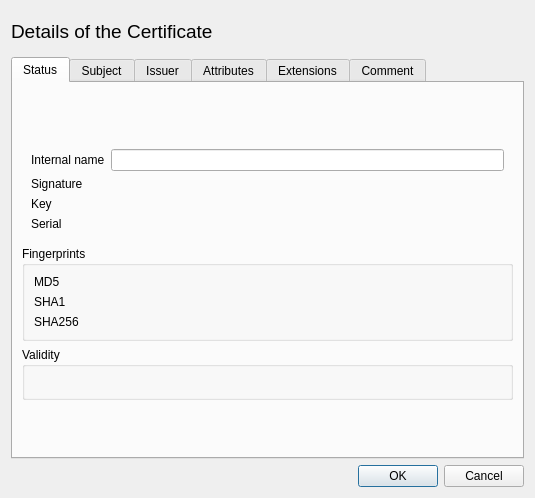
<?xml version="1.0" encoding="UTF-8"?>
<ui version="4.0">
 <class>CertDetail</class>
 <widget class="QDialog" name="CertDetail">
  <property name="geometry">
   <rect>
    <x>0</x>
    <y>0</y>
    <width>535</width>
    <height>498</height>
   </rect>
  </property>
  <layout class="QVBoxLayout" name="verticalLayout_2">
   <item>
    <layout class="QHBoxLayout">
     <item>
      <widget class="QLabel" name="headerLabel">
       <property name="font">
        <font>
         <family>Arial</family>
         <pointsize>14</pointsize>
         <weight>50</weight>
         <italic>false</italic>
         <bold>false</bold>
         <underline>false</underline>
         <strikeout>false</strikeout>
        </font>
       </property>
       <property name="text">
        <string>Details of the Certificate</string>
       </property>
      </widget>
     </item>
     <item>
      <spacer>
       <property name="orientation">
        <enum>Qt::Horizontal</enum>
       </property>
       <property name="sizeType">
        <enum>QSizePolicy::Expanding</enum>
       </property>
       <property name="sizeHint" stdset="0">
        <size>
         <width>20</width>
         <height>20</height>
        </size>
       </property>
      </spacer>
     </item>
     <item>
      <widget class="QLabel" name="image">
       <property name="minimumSize">
        <size>
         <width>95</width>
         <height>40</height>
        </size>
       </property>
       <property name="maximumSize">
        <size>
         <width>95</width>
         <height>40</height>
        </size>
       </property>
       <property name="scaledContents">
        <bool>true</bool>
       </property>
      </widget>
     </item>
    </layout>
   </item>
   <item>
    <widget class="QTabWidget" name="tabwidget">
     <property name="currentIndex">
      <number>0</number>
     </property>
     <widget class="QWidget" name="unnamed">
      <attribute name="title">
       <string>Status</string>
      </attribute>
      <layout class="QVBoxLayout" name="verticalLayout_4">
       <item>
        <spacer>
         <property name="orientation">
          <enum>Qt::Vertical</enum>
         </property>
         <property name="sizeType">
          <enum>QSizePolicy::Expanding</enum>
         </property>
         <property name="sizeHint" stdset="0">
          <size>
           <width>20</width>
           <height>20</height>
          </size>
         </property>
        </spacer>
       </item>
       <item>
        <widget class="QFrame" name="frame">
         <property name="frameShadow">
          <enum>QFrame::Sunken</enum>
         </property>
         <layout class="QGridLayout" name="gridLayout">
          <item row="0" column="0">
           <widget class="QLabel" name="TextLabel2">
            <property name="text">
             <string>Internal name</string>
            </property>
           </widget>
          </item>
          <item row="0" column="1">
           <widget class="QLineEdit" name="descr">
            <property name="toolTip">
             <string>The internal name of the certificate in the database</string>
            </property>
           </widget>
          </item>
          <item row="1" column="0">
           <widget class="QLabel" name="signedLabel">
            <property name="text">
             <string>Signature</string>
            </property>
           </widget>
          </item>
          <item row="1" column="1">
           <layout class="QHBoxLayout" name="horizontalLayout">
            <item>
             <widget class="ClickLabel" name="signature">
              <property name="text">
               <string/>
              </property>
             </widget>
            </item>
            <item>
             <widget class="CopyLabel" name="sigAlgo">
              <property name="text">
               <string/>
              </property>
             </widget>
            </item>
           </layout>
          </item>
          <item row="2" column="0">
           <widget class="QLabel" name="TextLabel6">
            <property name="text">
             <string>Key</string>
            </property>
           </widget>
          </item>
          <item row="2" column="1">
           <widget class="ClickLabel" name="privKey">
            <property name="text">
             <string/>
            </property>
           </widget>
          </item>
          <item row="3" column="0">
           <widget class="QLabel" name="serialLabel">
            <property name="sizePolicy">
             <sizepolicy hsizetype="Fixed" vsizetype="Minimum">
              <horstretch>0</horstretch>
              <verstretch>0</verstretch>
             </sizepolicy>
            </property>
            <property name="text">
             <string>Serial</string>
            </property>
           </widget>
          </item>
          <item row="3" column="1">
           <widget class="CopyLabel" name="serialNr">
            <property name="sizePolicy">
             <sizepolicy hsizetype="Preferred" vsizetype="Minimum">
              <horstretch>0</horstretch>
              <verstretch>0</verstretch>
             </sizepolicy>
            </property>
            <property name="toolTip">
             <string>The serial number of the certificate</string>
            </property>
            <property name="text">
             <string/>
            </property>
           </widget>
          </item>
         </layout>
        </widget>
       </item>
       <item>
        <widget class="QGroupBox" name="fingerprints">
         <property name="title">
          <string>Fingerprints</string>
         </property>
         <layout class="QGridLayout">
          <item row="0" column="0">
           <widget class="QLabel" name="TextLabel1_2">
            <property name="sizePolicy">
             <sizepolicy hsizetype="Minimum" vsizetype="Preferred">
              <horstretch>0</horstretch>
              <verstretch>0</verstretch>
             </sizepolicy>
            </property>
            <property name="text">
             <string>MD5</string>
            </property>
           </widget>
          </item>
          <item row="0" column="1">
           <widget class="CopyLabel" name="fpMD5">
            <property name="sizePolicy">
             <sizepolicy hsizetype="Expanding" vsizetype="Preferred">
              <horstretch>0</horstretch>
              <verstretch>0</verstretch>
             </sizepolicy>
            </property>
            <property name="toolTip">
             <string>An md5 hashsum of the certificate</string>
            </property>
           </widget>
          </item>
          <item row="1" column="0">
           <widget class="QLabel" name="TextLabel2_2">
            <property name="sizePolicy">
             <sizepolicy hsizetype="Minimum" vsizetype="Preferred">
              <horstretch>0</horstretch>
              <verstretch>0</verstretch>
             </sizepolicy>
            </property>
            <property name="text">
             <string>SHA1</string>
            </property>
           </widget>
          </item>
          <item row="1" column="1">
           <widget class="CopyLabel" name="fpSHA1">
            <property name="sizePolicy">
             <sizepolicy hsizetype="Expanding" vsizetype="Preferred">
              <horstretch>0</horstretch>
              <verstretch>0</verstretch>
             </sizepolicy>
            </property>
            <property name="toolTip">
             <string>A SHA-1 hashsum of the certificate</string>
            </property>
           </widget>
          </item>
          <item row="2" column="0">
           <widget class="QLabel" name="TextLabel2_3">
            <property name="sizePolicy">
             <sizepolicy hsizetype="Minimum" vsizetype="Preferred">
              <horstretch>0</horstretch>
              <verstretch>0</verstretch>
             </sizepolicy>
            </property>
            <property name="text">
             <string>SHA256</string>
            </property>
           </widget>
          </item>
          <item row="2" column="1">
           <widget class="CopyLabel" name="fpSHA256">
            <property name="sizePolicy">
             <sizepolicy hsizetype="Expanding" vsizetype="Preferred">
              <horstretch>0</horstretch>
              <verstretch>0</verstretch>
             </sizepolicy>
            </property>
            <property name="toolTip">
             <string>A SHA-256 hashsum of the certificate</string>
            </property>
           </widget>
          </item>
         </layout>
        </widget>
       </item>
       <item>
        <widget class="QGroupBox" name="validity">
         <property name="title">
          <string>Validity</string>
         </property>
         <layout class="QHBoxLayout">
          <property name="margin">
           <number>8</number>
          </property>
          <item>
           <widget class="CopyLabel" name="notBefore">
            <property name="toolTip">
             <string>The time since the certificate is valid</string>
            </property>
           </widget>
          </item>
          <item>
           <widget class="CopyLabel" name="notAfter">
            <property name="toolTip">
             <string>The time until the certificate is valid</string>
            </property>
           </widget>
          </item>
          <item>
           <widget class="ClickLabel" name="dateValid">
            <property name="text">
             <string/>
            </property>
           </widget>
          </item>
         </layout>
        </widget>
       </item>
       <item>
        <spacer>
         <property name="orientation">
          <enum>Qt::Vertical</enum>
         </property>
         <property name="sizeType">
          <enum>QSizePolicy::Expanding</enum>
         </property>
         <property name="sizeHint" stdset="0">
          <size>
           <width>20</width>
           <height>20</height>
          </size>
         </property>
        </spacer>
       </item>
      </layout>
     </widget>
     <widget class="QWidget" name="unnamed_1">
      <attribute name="title">
       <string>Subject</string>
      </attribute>
      <layout class="QVBoxLayout">
       <property name="margin">
        <number>11</number>
       </property>
       <item>
        <widget class="DistName" name="subject" native="true"/>
       </item>
      </layout>
     </widget>
     <widget class="QWidget" name="tab">
      <attribute name="title">
       <string>Issuer</string>
      </attribute>
      <layout class="QVBoxLayout">
       <property name="margin">
        <number>11</number>
       </property>
       <item>
        <widget class="DistName" name="issuer" native="true"/>
       </item>
      </layout>
     </widget>
     <widget class="QWidget" name="tab_2">
      <attribute name="title">
       <string>Attributes</string>
      </attribute>
      <layout class="QVBoxLayout" name="verticalLayout_3">
       <item>
        <widget class="QWidget" name="attributes" native="true"/>
       </item>
      </layout>
     </widget>
     <widget class="QWidget" name="unnamed_2">
      <attribute name="title">
       <string>Extensions</string>
      </attribute>
      <layout class="QVBoxLayout" name="verticalLayout">
       <item>
        <widget class="QTextEdit" name="v3extensions">
         <property name="readOnly">
          <bool>true</bool>
         </property>
        </widget>
       </item>
       <item>
        <widget class="QPushButton" name="showExt">
         <property name="text">
          <string>Show config</string>
         </property>
        </widget>
       </item>
      </layout>
     </widget>
     <widget class="QWidget" name="commentTab">
      <attribute name="title">
       <string>Comment</string>
      </attribute>
      <layout class="QVBoxLayout" name="verticalLayout_5">
       <item>
        <widget class="QTextEdit" name="comment">
         <property name="html">
          <string notr="true">&lt;!DOCTYPE HTML PUBLIC &quot;-//W3C//DTD HTML 4.0//EN&quot; &quot;http://www.w3.org/TR/REC-html40/strict.dtd&quot;&gt;
&lt;html&gt;&lt;head&gt;&lt;meta name=&quot;qrichtext&quot; content=&quot;1&quot; /&gt;&lt;style type=&quot;text/css&quot;&gt;
p, li { white-space: pre-wrap; }
&lt;/style&gt;&lt;/head&gt;&lt;body style=&quot; font-family:'Ubuntu'; font-size:11pt; font-weight:400; font-style:normal;&quot;&gt;
&lt;p style=&quot;-qt-paragraph-type:empty; margin-top:0px; margin-bottom:0px; margin-left:0px; margin-right:0px; -qt-block-indent:0; text-indent:0px; font-family:'Sans Serif'; font-size:9pt;&quot;&gt;&lt;br /&gt;&lt;/p&gt;&lt;/body&gt;&lt;/html&gt;</string>
         </property>
         <property name="acceptRichText">
          <bool>false</bool>
         </property>
        </widget>
       </item>
      </layout>
     </widget>
    </widget>
   </item>
   <item>
    <widget class="QDialogButtonBox" name="buttonBox">
     <property name="standardButtons">
      <set>QDialogButtonBox::Cancel|QDialogButtonBox::Ok</set>
     </property>
    </widget>
   </item>
  </layout>
 </widget>
 <customwidgets>
  <customwidget>
   <class>ClickLabel</class>
   <extends>QLabel</extends>
   <header>widgets/click_label.h</header>
  </customwidget>
  <customwidget>
   <class>DistName</class>
   <extends>QWidget</extends>
   <header>widgets/dist_name.h</header>
   <container>1</container>
  </customwidget>
  <customwidget>
   <class>CopyLabel</class>
   <extends>QLabel</extends>
   <header>widgets/click_label.h</header>
  </customwidget>
 </customwidgets>
 <resources/>
 <connections>
  <connection>
   <sender>buttonBox</sender>
   <signal>accepted()</signal>
   <receiver>CertDetail</receiver>
   <slot>accept()</slot>
   <hints>
    <hint type="sourcelabel">
     <x>378</x>
     <y>488</y>
    </hint>
    <hint type="destinationlabel">
     <x>235</x>
     <y>405</y>
    </hint>
   </hints>
  </connection>
  <connection>
   <sender>buttonBox</sender>
   <signal>rejected()</signal>
   <receiver>CertDetail</receiver>
   <slot>reject()</slot>
   <hints>
    <hint type="sourcelabel">
     <x>485</x>
     <y>475</y>
    </hint>
    <hint type="destinationlabel">
     <x>530</x>
     <y>428</y>
    </hint>
   </hints>
  </connection>
 </connections>
</ui>
